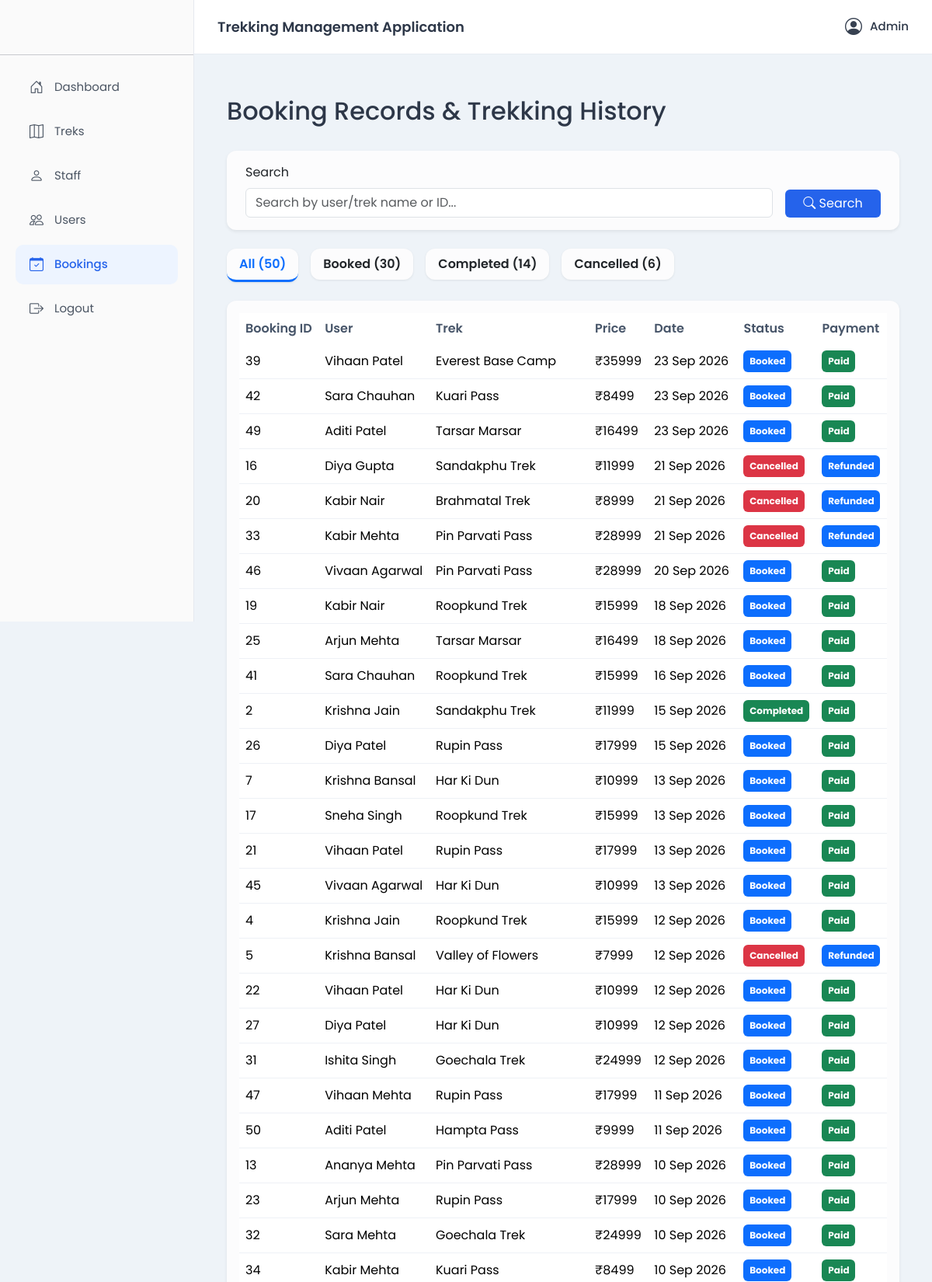
Screenshot of /admin/bookings (signed in, upper part) with the database file from the repository.
### models.py (models this page shows, shortened)
class User(UserMixin, db.Model) :
    __tablename__ = "users"
    id = db.Column(db.Integer, primary_key = True)
    username = db.Column(db.String(50), unique = True, nullable = False)
    email = db.Column(db.String(120), unique = True, nullable = False)
    password_hash = db.Column(db.String(256), nullable = False)
    full_name = db.Column(db.String(120), nullable = False)
    phone = db.Column(db.String(20))
    role = db.Column(db.String(20), nullable = False, default = "user")  # admin, staff, user
    status = db.Column(db.String(20), nullable = False, default = "active")  # active, blacklisted
    created_at = db.Column(db.DateTime, default = datetime.utcnow)
    bookings = db.relationship("Booking", backref="user", lazy = True)
    assigned_treks = db.relationship("Trek", backref = "assigned_staff", lazy = True, foreign_keys = "Trek.assigned_staff_id")
    staff_profile = db.relationship("StaffProfile", backref = "user", uselist = False, lazy = True)

class Booking(db.Model) :
    __tablename__ = "bookings"
    id = db.Column(db.Integer, primary_key = True)
    user_id = db.Column(db.Integer, db.ForeignKey("users.id"), nullable = False)
    trek_id = db.Column(db.Integer, db.ForeignKey("treks.id"), nullable = False)
    payment_status = db.Column(db.String(20), nullable = False, default = "pending" ) # Pending, Paid, Refunded
    status = db.Column(db.String(20), nullable = False, default = "booked")  # Booked, Cancelled, Completed
    booking_date = db.Column(db.DateTime, default = datetime.utcnow)

class Trek(db.Model) :
    __tablename__ = "treks"
    id = db.Column(db.Integer, primary_key = True)
    name = db.Column(db.String(150), nullable = False)
    location = db.Column(db.String(150), nullable = False)
    difficulty = db.Column(db.String(20), nullable = False)  # easy, moderate, hard
    duration_days = db.Column(db.Integer, nullable = False)
    total_slots = db.Column(db.Integer, nullable = False)
    available_slots = db.Column(db.Integer, nullable = False)
    assigned_staff_id = db.Column(db.Integer, db.ForeignKey("users.id"), nullable = True)
    image_url = db.Column(db.String(500),default="")
    price = db.Column(db.Float,nullable=False,default=0)
    status = db.Column(db.String(20), nullable = False, default="open")  # open, closed, started, ongoing, completed
    start_date = db.Column(db.Date, nullable = False)
    end_date = db.Column(db.Date, nullable = False)
    description = db.Column(db.Text, default="")
    created_at = db.Column(db.DateTime, default = datetime.utcnow)
    bookings = db.relationship("Booking", backref = "trek", lazy = True)

### routes/admin.py (the view, shortened to what this page needs)
@admin_bp.route("/bookings")
@login_required
def bookings():
    if current_user.role != "admin":
        flash("Access denied.", "danger")
        return redirect_dashboard(current_user)
    query = Booking.query
    all_bookings = (
        Booking.query
        .order_by(Booking.booking_date.desc())
        .all()
    )
    all_count =  len(all_bookings)
    booked = sum(
        1 for b in all_bookings
        if b.status == "booked"
    )
    completed = sum(
        1 for b in all_bookings
        if b.status == "completed"
    )
    cancelled = sum(
        1 for b in all_bookings
        if b.status == "cancelled"
    )
    search = request.args.get("search", "").strip()
    status = request.args.get("status", "all")
    if status == "booked":
        query = query.filter(
            Booking.status == "booked"
        )
    elif status == "completed":
        query = query.filter(
            Booking.status == "completed"
        )
    elif status == "cancelled":
        query = query.filter(
            Booking.status == "cancelled"
        )
    bookings = (
        query
        .order_by(Booking.booking_date.desc())
        .all()
    )
    return render_template(
        "admin/bookings.html",
        bookings=bookings,
        status=status,
        all_count=all_count,
        booked=booked,
        completed=completed,
        cancelled=cancelled,
        search=search
    )

### app.py (called while the page is built)
@login_manager.user_loader
def load_user(user_id):
    return db.session.get(User, int(user_id))

### templates/admin/bookings.html (shortened to what this page needs)
{% extends "base.html" %} {% block content %}
<div class="container mt-4">
	<div class="d-flex justify-content-between align-items-center mb-4">
        <div>
            <h2>Booking Records & Trekking History</h2>
        </div>
	</div>
    <div class="card shadow-sm mb-4">
        <div class="card-body">
            <form method="GET">
                <div class="row g-3 px-2">
                    <div class="col-md-10">
                        <label class="form-label">Search</label>
                        <input
                            type="text"
                            class="form-control"
                            name="search"
                            placeholder="Search by user/trek name or ID..."
                            value="{{ search}}"
                        />
                    </div>
                    <div class="col-md-2 d-flex align-items-end">
                        <button class="btn btn-primary w-100">
                            <i class="bi bi-search"></i>
                            Search
                        </button>
                    </div>
                </div>
            </form>
        </div>
    </div>
    <div class="d-flex gap-3 mb-4 flex-wrap">
        <a href="{{ url_for('admin.bookings', status='all', search=search) }}"
            class="text-decoration-none text-dark">
            <div class="card {% if status=='all' %}active-tab{% endif %}">
                <div class="card-body py-2 px-3">
                    <span class="fw-semibold">
                        All ({{ all_count }})
                    </span>
                </div>
            </div>
        </a>
        <a href="{{ url_for('admin.bookings', status='booked', search=search) }}"
            class="text-decoration-none text-dark">
            <div class="card {% if status=='booked' %}active-tab{% endif %}">
                <div class="card-body py-2 px-3 d-flex align-items-center gap-4">
                    <span class="fw-semibold">
                        Booked ({{ booked }})
                    </span>
                </div>
            </div>
        </a>
        <a href="{{ url_for('admin.bookings', status='completed', search=search) }}"
            class="text-decoration-none text-dark">
            <div class="card {% if status=='completed' %}active-tab{% endif %}">
                <div class="card-body py-2 px-3 d-flex align-items-center gap-4">
                    <span class="fw-semibold">
                        Completed ({{ completed }})
                    </span>
                </div>
            </div>
        </a>
        <a href="{{ url_for('admin.bookings', status='cancelled', search=search) }}"
            class="text-decoration-none text-dark">
            <div class="card {% if status=='cancelled' %}active-tab{% endif %}">
                <div class="card-body py-2 px-3 d-flex align-items-center gap-4">
                    <span class="fw-semibold">
                        Cancelled ({{ cancelled }})
                    </span>
                </div>
            </div>
        </a>
    </div>
	{% if bookings %}
    <div class="card shadow-sm">
        <div class="card-body">
            <table class="table  table-hover align-middle mb-0">
                <thead>
                    <tr>
                        <th>Booking ID</th>
                        <th>User</th>
                        <th>Trek</th>
                        <th>Price</th>
                        <th>Date</th>
                        <th>Status</th>
                        <th>Payment</th>
                    </tr>
                </thead>
                <tbody>
                    {% for booking in bookings %}
                    <tr>
                        <td>{{ booking.id }}</td>
                        <td>{{ booking.user.full_name }}</td>
                        <td>{{ booking.trek.name }}</td>
                        <td>₹{{ "%.0f"|format(booking.trek.price) }}</td>
                        <td>{{ booking.booking_date.strftime("%d %b %Y") }}</td>
                        <td>
                            {% if booking.status == "booked" %}
                            <span class="badge py-2 bg-primary"> {{ booking.status|capitalize }} </span>
                            {% elif booking.status == "completed" %}
                            <span class="badge py-2 bg-success"> {{ booking.status|capitalize }} </span>
                            {% else %}
                            <span class="badge py-2 bg-danger"> {{ booking.status|capitalize }}</span>
                            {% endif %}
                        </td>
                        <td>
                            {% if booking.payment_status == "paid" %}
                            <span class="badge py-2 bg-success">{{ booking.payment_status|capitalize }}</span>
                            {% elif booking.payment_status == "refunded" %}
                            <span class="badge py-2 bg-primary">{{ booking.payment_status|capitalize }}</span>
                            {% else %}
                            <span class="badge py-2 bg-warning text-dark">{{ booking.payment_status|capitalize }} </span>
                            {% endif %}
                        </td>
                    </tr>
                    {% endfor %}
                </tbody>
            </table>
        </div>
    </div>
	{% endif %}
</div>
{% endblock %}

### templates/base.html (shortened to what this page needs)
<!DOCTYPE html>
<html lang="en">
    <head>
        <link href="https://cdn.jsdelivr.net/npm/bootstrap@5.3.3/dist/css/bootstrap.min.css" rel="stylesheet">
        <link rel="stylesheet" href="https://cdn.jsdelivr.net/npm/bootstrap-icons@1.11.3/font/bootstrap-icons.css">
        <link rel="stylesheet" href="{{ url_for('static', filename='css/style.css') }}">
    </head>
    <body>
        {% if current_user.is_authenticated %}
            {% if current_user.role == "admin" %}
                {% set dashboard = 'admin.dashboard' %}
            {% elif current_user.role == "staff" %}
                {% set dashboard = 'staff.dashboard' %}
            {% else %}
                {% set dashboard = 'user.dashboard' %}
            {% endif %}
        <div class="wrapper">
            <aside class="sidebar">
                <hr>
                <ul class="sidebar-menu">
                    <li>
                        <a href="{{ url_for(dashboard) }}"
                        class="{% if request.endpoint==dashboard %}active{% endif %}">
                            <i class="bi bi-house-door"></i>
                            <span>Dashboard</span>
                        </a>
                    </li>
                    {% if current_user.role=="admin" %}
                    <li>
                        <a href="{{ url_for('admin.treks') }}"
                        class="{% if request.endpoint=='admin.treks' %}active{% endif %}">
                            <i class="bi bi-map"></i>
                            <span>Treks</span>
                        </a>
                    </li>
                    <li>
                        <a href="{{ url_for('admin.staff') }}"
                        class="{% if request.endpoint=='admin.staff' %}active{% endif %}">
                            <i class="bi bi-person"></i>
                            <span>Staff</span>
                        </a>
                    </li>
                    <li>
                        <a href="{{ url_for('admin.users') }}"
                        class="{% if request.endpoint=='admin.users' %}active{% endif %}">
                            <i class="bi bi-people"></i>
                            <span>Users</span>
                        </a>
                    </li>
                    <li>
                        <a href="{{ url_for('admin.bookings') }}"
                        class="{% if request.endpoint=='admin.bookings' %}active{% endif %}">
                            <i class="bi bi-calendar-check"></i>
                            <span>Bookings</span>
                        </a>
                    </li>
                    {% endif %}
                    <li>
                        <a href="{{ url_for('auth.logout')}}"
                        class="{% if request.endpoint=='auth.logout' %}active{% endif %}">
                            <i class="bi bi-box-arrow-right"></i>
                            <span>Logout</span>
                        </a>
                    </li>
                </ul>
            </aside>
            <div class="main">
                <nav class="topbar">
                    <h5 class="app-title">Trekking Management Application</h5>
                    <div class="profile">
                        <i class="bi bi-person-circle"></i>
                        <span>{{ current_user.username.capitalize() }}</span>
                    </div>
                </nav>
                <div class="page-content">
                    {% block content %}{% endblock %}
                </div>
            </div>
        </div>
        {% else %}
        {% block public_content %}
        {% endblock %}
        {% endif %}
    </body>
</html>

### static/css/style.css (style rules this page uses)
* { margin:0; padding:0; box-sizing:border-box; }
body { font-family:'Poppins',sans-serif; background:#eef3f8; color:#2d3748; }
.wrapper { display:flex; min-height:100vh; }
.sidebar { width:250px; background:#fafafa; border-right:1px solid #e6e9ef; position:fixed; height:100vh; display:flex; flex-direction:column; }
.sidebar hr { margin-top: 70px; }
.sidebar-menu { list-style:none; padding:0px 20px 12px 20px; }
.sidebar-menu li { margin-bottom:6px; }
.sidebar-menu a { display:flex; align-items:center; gap:14px; text-decoration:none; color:#4b5563; padding:12px 18px; border-radius:10px; transition:.25s; font-size:15px; }
.sidebar-menu a i { font-size:18px; }
.sidebar-menu a.active { background:#edf4ff; color:#2563eb; font-weight:500; }
.main { margin-left:250px; width:calc(100% - 250px); }
.topbar { height:70px; background:#fff; border-bottom:1px solid #e8ecf2; display:flex; justify-content:space-between; align-items:center; padding:0 30px; }
.app-title { font-size:18px; font-weight:600; margin:0; }
.profile { display:flex; align-items:center; gap:10px; cursor:pointer; }
.profile i:first-child { font-size:22px; color:#374151; }
.profile span { font-size:15px; font-weight:500; }
.page-content { padding:30px; }
.card { border:none; border-radius:12px; background:#fcfcfd; box-shadow:0 1px 3px rgba(0,0,0,.08); }
.table { background:#fff; }
.table thead { background:#f8fafc; }
.table th { font-weight:600; border:none; color:#475569; }
.table td { vertical-align:middle; border-color:#eef1f6; }
.btn-primary { background:#2563eb; border:none; }
.active-tab { border-bottom:3px solid #0d6efd; color:#0d6efd; }

### rows the page displays
User: username "Admin"
Booking: id "39", user.full_name "Vihaan Patel", trek.name "Everest Base Camp", booking_date "23 Sep 2026", status "Booked", payment_status "Paid"
Trek: trek.price "35999"
Booking: id "42", user.full_name "Sara Chauhan", trek.name "Kuari Pass", booking_date "23 Sep 2026", status "Booked", payment_status "Paid"
Trek: trek.price "8499"
Booking: id "49", user.full_name "Aditi Patel", trek.name "Tarsar Marsar", booking_date "23 Sep 2026", status "Booked", payment_status "Paid"
Trek: trek.price "16499"
Booking: id "16", user.full_name "Diya Gupta", trek.name "Sandakphu Trek", booking_date "21 Sep 2026", status "Cancelled", payment_status "Refunded"
Trek: trek.price "11999"
Booking: id "20", user.full_name "Kabir Nair", trek.name "Brahmatal Trek", booking_date "21 Sep 2026", status "Cancelled", payment_status "Refunded"
Trek: trek.price "8999"
Booking: id "33", user.full_name "Kabir Mehta", trek.name "Pin Parvati Pass", booking_date "21 Sep 2026", status "Cancelled", payment_status "Refunded"
Trek: trek.price "28999"
Booking: id "46", user.full_name "Vivaan Agarwal", trek.name "Pin Parvati Pass", booking_date "20 Sep 2026", status "Booked", payment_status "Paid"
Booking: id "19", user.full_name "Kabir Nair", trek.name "Roopkund Trek", booking_date "18 Sep 2026", status "Booked", payment_status "Paid"
Trek: trek.price "15999"
Booking: id "25", user.full_name "Arjun Mehta", trek.name "Tarsar Marsar", booking_date "18 Sep 2026", status "Booked", payment_status "Paid"
Booking: id "41", user.full_name "Sara Chauhan", trek.name "Roopkund Trek", booking_date "16 Sep 2026", status "Booked", payment_status "Paid"
Booking: id "2", user.full_name "Krishna Jain", trek.name "Sandakphu Trek", booking_date "15 Sep 2026", status "Completed", payment_status "Paid"
Booking: id "26", user.full_name "Diya Patel", trek.name "Rupin Pass", booking_date "15 Sep 2026", status "Booked", payment_status "Paid"
Trek: trek.price "17999"
Booking: id "7", user.full_name "Krishna Bansal", trek.name "Har Ki Dun", booking_date "13 Sep 2026", status "Booked", payment_status "Paid"
Trek: trek.price "10999"
Booking: id "17", user.full_name "Sneha Singh", trek.name "Roopkund Trek", booking_date "13 Sep 2026", status "Booked", payment_status "Paid"
Booking: id "21", user.full_name "Vihaan Patel", trek.name "Rupin Pass", booking_date "13 Sep 2026", status "Booked", payment_status "Paid"
Booking: id "45", user.full_name "Vivaan Agarwal", trek.name "Har Ki Dun", booking_date "13 Sep 2026", status "Booked", payment_status "Paid"
Booking: id "4", user.full_name "Krishna Jain", trek.name "Roopkund Trek", booking_date "12 Sep 2026", status "Booked", payment_status "Paid"
Booking: id "5", user.full_name "Krishna Bansal", trek.name "Valley of Flowers", booking_date "12 Sep 2026", status "Cancelled", payment_status "Refunded"
Trek: trek.price "7999"
Booking: id "22", user.full_name "Vihaan Patel", trek.name "Har Ki Dun", booking_date "12 Sep 2026", status "Booked", payment_status "Paid"
Booking: id "27", user.full_name "Diya Patel", trek.name "Har Ki Dun", booking_date "12 Sep 2026", status "Booked", payment_status "Paid"
Booking: id "31", user.full_name "Ishita Singh", trek.name "Goechala Trek", booking_date "12 Sep 2026", status "Booked", payment_status "Paid"
Trek: trek.price "24999"
Booking: id "47", user.full_name "Vihaan Mehta", trek.name "Rupin Pass", booking_date "11 Sep 2026", status "Booked", payment_status "Paid"
Booking: id "50", user.full_name "Aditi Patel", trek.name "Hampta Pass", booking_date "11 Sep 2026", status "Booked", payment_status "Paid"
Trek: trek.price "9999"
Booking: id "13", user.full_name "Ananya Mehta", trek.name "Pin Parvati Pass", booking_date "10 Sep 2026", status "Booked", payment_status "Paid"
Booking: id "23", user.full_name "Arjun Mehta", trek.name "Rupin Pass", booking_date "10 Sep 2026", status "Booked", payment_status "Paid"
Booking: id "32", user.full_name "Sara Mehta", trek.name "Goechala Trek", booking_date "10 Sep 2026", status "Booked", payment_status "Paid"
Booking: id "34", user.full_name "Kabir Mehta", trek.name "Kuari Pass", booking_date "10 Sep 2026", status "Booked", payment_status "Paid"

### other values shown
{{ all_count }} "50"
{{ booked }} "30"
{{ completed }} "14"
{{ cancelled }} "6"
